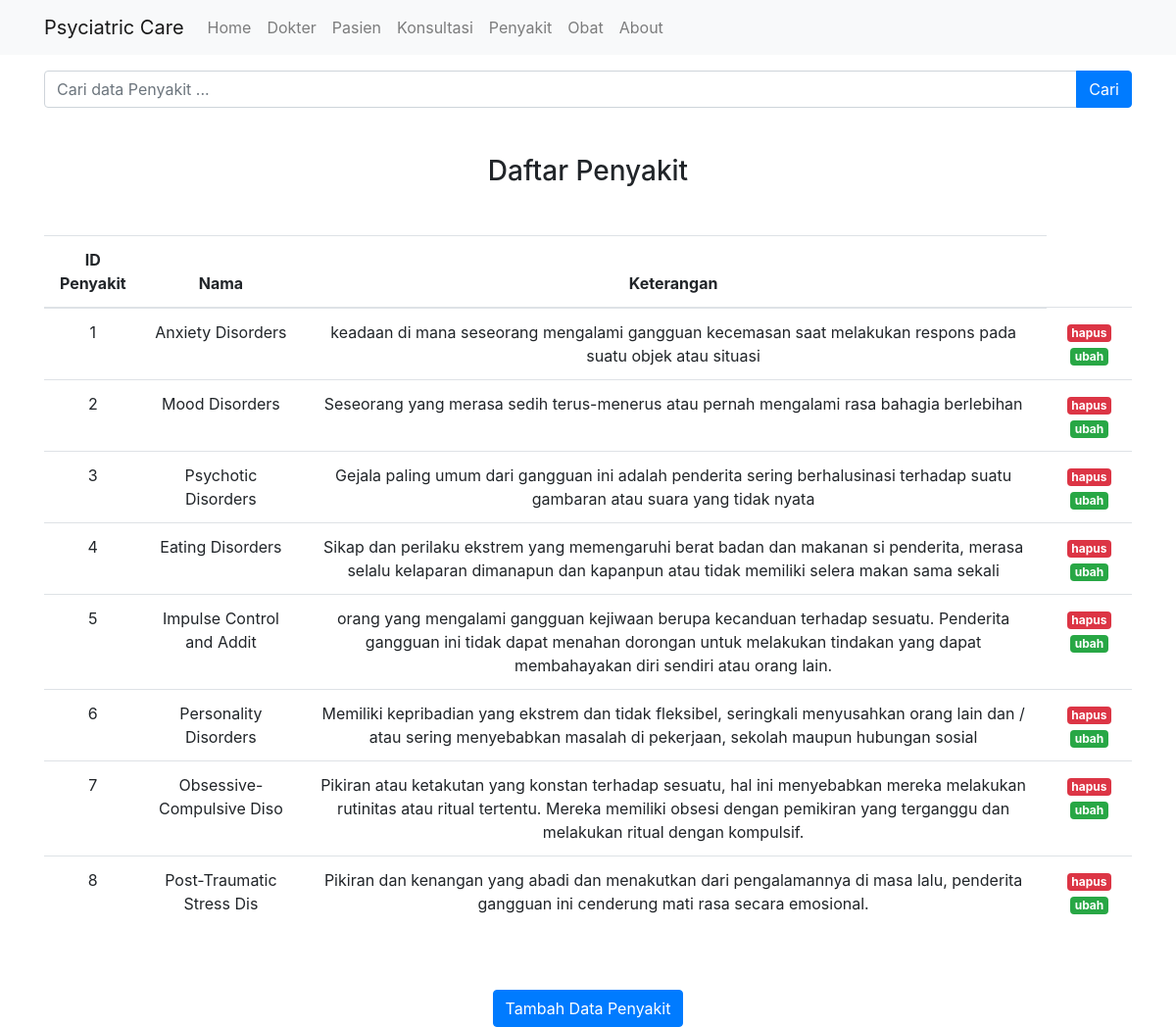
/index.php/penyakit, run on the app's committed database.
### tables this page shows
CREATE TABLE `penyakit` (
  `id` int(3) NOT NULL,
  `nama` varchar(25) NOT NULL,
  `keterangan` text NOT NULL
);

### application/controllers/Penyakit.php (called while the page is built, shortened)
<?php
class Penyakit extends CI_Controller
{
	public function __construct()
	{
		$this->load->model('Penyakit_model');
		$this->load->library('form_validation');
	}
	public function index()
	{
		$data['judul'] = 'Daftar Penyakit';
		$data['penyakit'] = $this->Penyakit_model->getAllPenyakit();
		$this->load->view('templates/header', $data);
		$this->load->view('penyakit/index', $data);
		$this->load->view('templates/footer');
	}
}

### index.php (called while the page is built, shortened)
<?php
require_once BASEPATH.'core/CodeIgniter.php';

### application/models/Penyakit_model.php (called while the page is built, shortened)
<?php
class Penyakit_model extends CI_model
{
	public function getAllPenyakit()
	{
		return $this->db->get('penyakit')->result_array();
	}
}

### application/views/penyakit/index.php (the view, shortened to what this page needs)
<div class="container">
    <div class="row mt-3">
        <div class="col md-6">
            <form action="" method="post">
                <div class="input-group">
                    <input type="text" class="form-control" placeholder="Cari data Penyakit ... " name="keyword">
                    <div class="input-group-append">
                        <button class="btn btn-primary" type="submit">Cari</button>
                    </div>
                </div>
            </form>
        </div>
    </div>
    <div class="row mt-5">
        <div class="col">
            <h3 class="text-center">Daftar Penyakit</h3>
            <table class="table mt-5">
                <thead>
                    <tr>
                        <th class="text-center" scope="col">ID Penyakit</th>
                        <th class="text-center" scope="col">Nama</th>
                        <th class="text-center" scope="col">Keterangan</th>
                    </tr>
                </thead>
                <tbody>
                    <tr><?php foreach ($penyakit as $pkt) : ?>
                        <td class="text-center"><?= $pkt['id']; ?></td>
                        <td class="text-center"><?= $pkt['nama']; ?></td>
                        <td class="text-center"><?= $pkt['keterangan']; ?></td>
                        <td class="text-center">
                            <a href="<?= base_url(); ?>Penyakit/hapus/<?= $pkt['id'] ?>" class="badge badge-danger float-center" onclick="return confirm('Apakah anda yakin menghapus data ini?');" ?>hapus</a>
                            <a href="<?= base_url(); ?>Penyakit/ubah/<?= $pkt['id'] ?>" class="badge badge-success float-center" ?>ubah</a>
                        </td>
                    </tr>
                    <?php endforeach ?>
                </tbody>
            </table>
            <div class="row mt-3">
                <div class="col md-6 text-center mt-5">
                    <a href="<?= base_url(); ?>penyakit/tambah " class="btn btn-primary">Tambah Data Penyakit</a>
                </div>
            </div>
        </div>
    </div>
</div>

### data on the page
penyakit: id "1", nama "Anxiety Disorders", keterangan "keadaan di mana seseorang mengalami gangguan kecemasan saat melakukan respons pada suatu objek atau situasi"
penyakit: id "2", nama "Mood Disorders", keterangan "Seseorang yang merasa sedih terus-menerus atau pernah mengalami rasa bahagia berlebihan"
penyakit: id "3", nama "Psychotic Disorders", keterangan "Gejala paling umum dari gangguan ini adalah penderita sering berhalusinasi terhadap suatu gambaran atau suara yang tidak nyata"
penyakit: id "4", nama "Eating Disorders", keterangan "Sikap dan perilaku ekstrem yang memengaruhi berat badan dan makanan si penderita, merasa selalu kelaparan dimanapun dan kapanpun atau tidak memiliki selera makan sama sekali"
penyakit: id "5", nama "Impulse Control and Addit", keterangan "orang yang mengalami gangguan kejiwaan berupa kecanduan terhadap sesuatu. Penderita gangguan ini tidak dapat menahan dorongan untuk melakukan tindakan yang dapat membahayakan diri sendiri atau orang lain."
penyakit: id "6", nama "Personality Disorders", keterangan "Memiliki kepribadian yang ekstrem dan tidak fleksibel, seringkali menyusahkan orang lain dan / atau sering menyebabkan masalah di pekerjaan, sekolah maupun hubungan sosial"
penyakit: id "7", nama "Obsessive-Compulsive Diso", keterangan "Pikiran atau ketakutan yang konstan terhadap sesuatu, hal ini menyebabkan mereka melakukan rutinitas atau ritual tertentu. Mereka memiliki obsesi dengan pemikiran yang terganggu dan melakukan ritual dengan kompulsif."
penyakit: id "8", nama "Post-Traumatic Stress Dis", keterangan "Pikiran dan kenangan yang abadi dan menakutkan dari pengalamannya di masa lalu, penderita gangguan ini cenderung mati rasa secara emosional."
